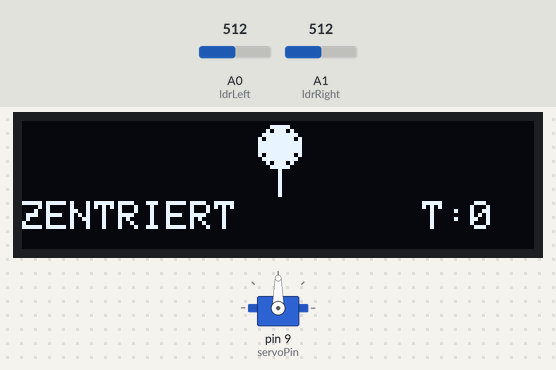
Recording of a sketch running on a simulated Arduino Uno, built with avr-gcc and run on an emulated ATmega328P. Parts: servo, 128×32 one-colour display. The test bench sets the inputs (shaded band); at power-on: A0 (ldrLeft) = 512, A1 (ldrRight) = 512. What the sketch prints to the serial monitor is not drawn.

Above: at 2.2 s.
2.3 s: A0 (ldrLeft) set to 520
5.3 s: A0 (ldrLeft) set to 539
6.8 s: A1 (ldrRight) set to 603
At 7.5 s:
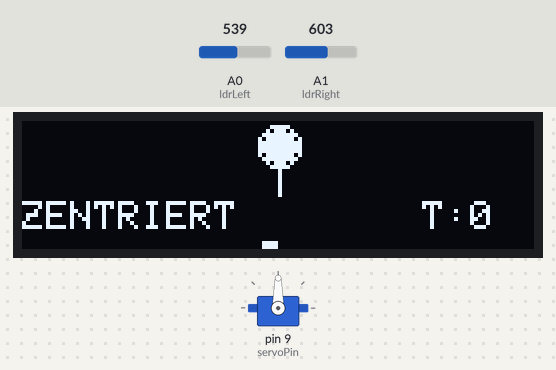
8.3 s: A1 (ldrRight) set to 616
At 9.8 s:
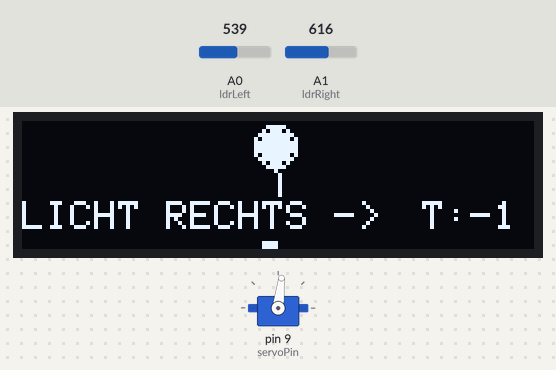
10.1 s: A1 (ldrRight) set to 306
At 11.6 s:
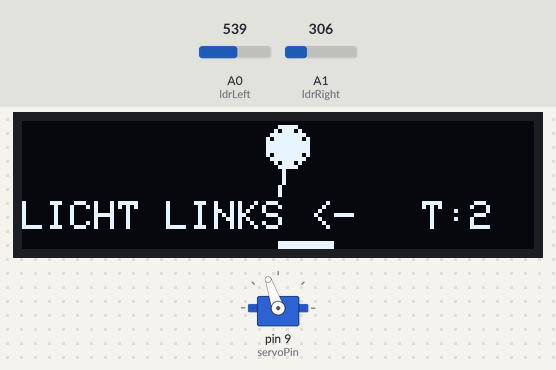
11.8 s: A0 (ldrLeft) set to 390
At 13.1 s:
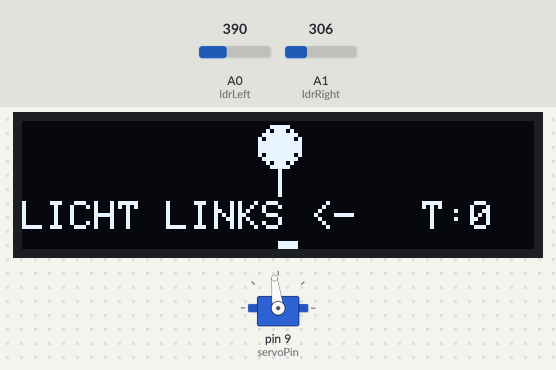
13.3 s: A0 (ldrLeft) set to 370
At 14.3 s:
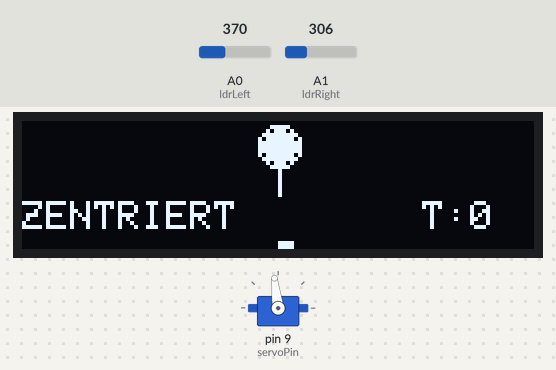
Timing chart, 0 to 15.8 s (numbered marks = the images above; inputs shaded):
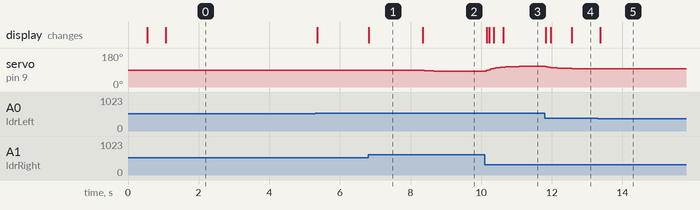

The sketch:

Sonnenblume.ino
```cpp
#include <Servo.h>
#include <Wire.h>
#include <Adafruit_GFX.h>
#include <Adafruit_SSD1306.h>

#define SCREEN_WIDTH 128
#define SCREEN_HEIGHT 32
#define OLED_RESET -1

Adafruit_SSD1306 display(SCREEN_WIDTH, SCREEN_HEIGHT, &Wire, OLED_RESET);

Servo sunServo;

// --- Pins ---
const int ldrLeft = A0;
const int ldrRight = A1;
const int servoPin = 9;

// --- Steuerungsvariablen ---
int pos = 90;
int threshold = 70;
int tiltRange = 12;
float smoothPos = 90.0;
float smoothFactor = 0.2;

// --- Timer ---
unsigned long lastPrint = 0;
const unsigned long printInterval = 500;

void setup() {
  Serial.begin(9600);
  sunServo.attach(servoPin);
  sunServo.write(pos);

  if (!display.begin(SSD1306_SWITCHCAPVCC, 0x3C)) {
    Serial.println(F("ERROR"));
    while (true);
  }

  display.clearDisplay();
  display.setTextColor(SSD1306_WHITE);
  display.setTextSize(1);
  display.setCursor(0, 0);
  display.println(" Initialisierung...");
  delay(500);
  display.println("Sonnenblume Licht");
  display.display();
  delay(500);
  display.clearDisplay();
}

void loop() {
  int leftValue = analogRead(ldrLeft);
  int rightValue = analogRead(ldrRight);
  int diff = leftValue - rightValue;

  // --- Servo Steuerung ---
  if (abs(diff) > threshold) {
    float targetPos = map(diff, -1023, 1023, 0, 180);
    targetPos = constrain(targetPos, 0, 180);
    smoothPos += (targetPos - smoothPos) * smoothFactor;
    pos = (int)smoothPos;
    sunServo.write(pos);
  }

  // --- OLED Zeichnen ---
  display.clearDisplay();

  int centerX = SCREEN_WIDTH / 2;
  int centerY = 12; // Stiel-Ende höher, Platz für Text

  int tilt = map(pos, 0, 180, -tiltRange, tiltRange);
  int flowerX = centerX + tilt;
  int flowerY = centerY - 6;

  // Stiel
  display.drawLine(centerX, centerY + 6, flowerX, flowerY, SSD1306_WHITE);
  // Blüte
  display.fillCircle(flowerX, flowerY, 4, SSD1306_WHITE);
  display.drawCircle(flowerX, flowerY, 5, SSD1306_WHITE);

  // --- Text unter Blume ---
  display.setCursor(0, 20);
  display.setTextSize(1);
  if (diff > threshold) display.print("LICHT LINKS <-");
  else if (diff < -threshold) display.print("LICHT RECHTS ->");
  else display.print("ZENTRIERT");

  // --- Tilt-Wert rechts anzeigen ---
  display.setCursor(100, 20);
  display.print("T:");
  display.print(tilt);

  // --- LDR-Differenz als Balkenanzeige ---
  int barWidth = map(abs(diff), 0, 1023, 0, SCREEN_WIDTH);
  int barY = SCREEN_HEIGHT - 2;
  if (diff > 0) {
    display.fillRect(centerX, barY, barWidth/2, 2, SSD1306_WHITE); // links hell
  } else if (diff < 0) {
    display.fillRect(centerX - barWidth/2, barY, barWidth/2, 2, SSD1306_WHITE); // rechts hell
  }

  display.display();

  // --- Serielle Ausgabe ---
  if (millis() - lastPrint > printInterval) {
    Serial.print("LDR L: "); Serial.print(leftValue);
    Serial.print(" R: "); Serial.print(rightValue);
    Serial.print(" | Diff: "); Serial.print(diff);
    Serial.print(" | Servo: "); Serial.print(pos);
    Serial.print(" | Tilt: "); Serial.println(tilt);
    lastPrint = millis();
  }

  delay(50); // flüssige Animation
}


/*Bib:
Adafruit SSD1306

Adafruit GFX Library*/

/*Schaltplan Verbindungen:
Servo:
Rot → 5 V
Braun → GND
Orange → D9
LDR links
Eine Seite → 5 V
Andere Seite → A0
10 kΩ von A0 → GND
LDR rechts
Eine Seite → 5 V
Andere Seite → A1
10 kΩ von A1 → GND
OLED-Display (SSD1306 über I²C)

VCC → 5 V
GND → GND
1 CS => D10
2 SDIN => D11
3 None => -
4 SCLK => D13
5, 11 GND => GND
6, 12 VCC => VCC
7 D/C => D7
8 RES => D8
9 VBATC => -
10 VDDC => -
*/
```

Measured:
- the behaviour switches between 609 and 610 on A1 (ldrRight) (found by bisection; images 1 and 2)
- the behaviour switches between 377 and 376 on A0 (ldrLeft) (found by bisection; images 4 and 5)
- after the input at 2.3 s, every drawn part: stays the same
- after the input at 6.8 s, the display: changes at once (image 1)
- after the input at 8.3 s, servo on pin 9 (servoPin): moves from 90° to 83° over 0.52 s, starting at once; the display: changes at once (image 2)
- after the input at 10.1 s, servo on pin 9 (servoPin): moves from 83° to 109° over 0.94 s, starting at once; the display: first changes after 0.06 s (image 3 shows a later state)
- after the input at 11.8 s, servo on pin 9 (servoPin): moves from 109° to 97° over 0.74 s, starting at once; the display: first changes at once (image 4 shows a later state)
- after the input at 13.3 s, the display: changes after 0.07 s (image 5)
